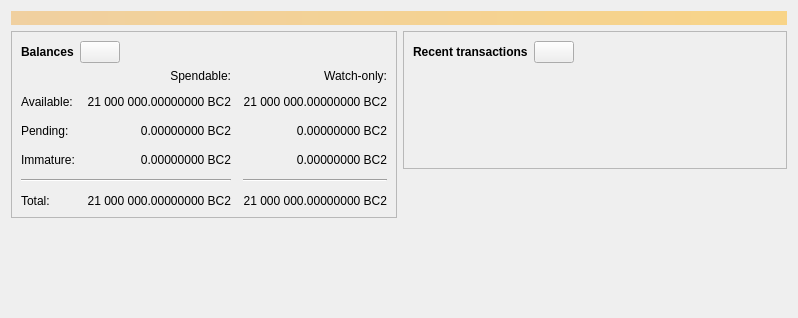
<?xml version="1.0" encoding="UTF-8"?>
<ui version="4.0">
 <class>OverviewPage</class>
 <widget class="QWidget" name="OverviewPage">
  <property name="geometry">
   <rect>
    <x>0</x>
    <y>0</y>
    <width>798</width>
    <height>318</height>
   </rect>
  </property>
  <property name="windowTitle">
   <string>Form</string>
  </property>
  <layout class="QVBoxLayout" name="topLayout">
   <item>
    <widget class="QLabel" name="labelAlerts">
     <property name="visible">
      <bool>false</bool>
     </property>
     <property name="styleSheet">
      <string notr="true">QLabel { background-color: qlineargradient(x1: 0, y1: 0, x2: 1, y2: 0, stop:0 #F0D0A0, stop:1 #F8D488); color:#000000; }</string>
     </property>
     <property name="wordWrap">
      <bool>true</bool>
     </property>
     <property name="margin">
      <number>3</number>
     </property>
     <property name="textInteractionFlags">
      <set>Qt::TextSelectableByMouse</set>
     </property>
    </widget>
   </item>
   <item>
    <layout class="QHBoxLayout" name="horizontalLayout" stretch="1,1">
     <item>
      <layout class="QVBoxLayout" name="verticalLayout_2">
       <item>
        <widget class="QFrame" name="frame">
         <property name="frameShape">
          <enum>QFrame::StyledPanel</enum>
         </property>
         <property name="frameShadow">
          <enum>QFrame::Raised</enum>
         </property>
         <layout class="QVBoxLayout" name="verticalLayout_4">
          <item>
           <layout class="QHBoxLayout" name="horizontalLayout_4">
            <item>
             <widget class="QLabel" name="label_5">
              <property name="font">
               <font>
                <weight>75</weight>
                <bold>true</bold>
               </font>
              </property>
              <property name="text">
               <string>Balances</string>
              </property>
             </widget>
            </item>
            <item>
             <widget class="QPushButton" name="labelWalletStatus">
              <property name="enabled">
               <bool>true</bool>
              </property>
              <property name="maximumSize">
               <size>
                <width>45</width>
                <height>16777215</height>
               </size>
              </property>
              <property name="toolTip">
               <string>The displayed information may be out of date. Your wallet automatically synchronizes with the BitcoinII network after a connection is established, but this process has not completed yet.</string>
              </property>
              <property name="text">
               <string/>
              </property>
              <property name="icon">
               <iconset resource="../bitcoinII.qrc">
                <normaloff>:/icons/warning</normaloff>
                <disabledoff>:/icons/warning</disabledoff>:/icons/warning</iconset>
              </property>
              <property name="iconSize">
               <size>
                <width>24</width>
                <height>24</height>
               </size>
              </property>
             </widget>
            </item>
            <item>
             <spacer name="horizontalSpacer_3">
              <property name="orientation">
               <enum>Qt::Horizontal</enum>
              </property>
              <property name="sizeHint" stdset="0">
               <size>
                <width>40</width>
                <height>20</height>
               </size>
              </property>
             </spacer>
            </item>
           </layout>
          </item>
          <item>
           <layout class="QGridLayout" name="gridLayout">
            <property name="spacing">
             <number>12</number>
            </property>
            <item row="2" column="2">
             <widget class="QLabel" name="labelWatchPending">
              <property name="cursor">
               <cursorShape>IBeamCursor</cursorShape>
              </property>
              <property name="toolTip">
               <string>Unconfirmed transactions to watch-only addresses</string>
              </property>
              <property name="text">
               <string notr="true">0.00000000 BC2</string>
              </property>
              <property name="alignment">
               <set>Qt::AlignRight|Qt::AlignTrailing|Qt::AlignVCenter</set>
              </property>
              <property name="textInteractionFlags">
               <set>Qt::LinksAccessibleByMouse|Qt::TextSelectableByKeyboard|Qt::TextSelectableByMouse</set>
              </property>
             </widget>
            </item>
            <item row="2" column="1">
             <widget class="QLabel" name="labelUnconfirmed">
              <property name="cursor">
               <cursorShape>IBeamCursor</cursorShape>
              </property>
              <property name="toolTip">
               <string>Total of transactions that have yet to be confirmed, and do not yet count toward the spendable balance</string>
              </property>
              <property name="text">
               <string notr="true">0.00000000 BC2</string>
              </property>
              <property name="alignment">
               <set>Qt::AlignRight|Qt::AlignTrailing|Qt::AlignVCenter</set>
              </property>
              <property name="textInteractionFlags">
               <set>Qt::LinksAccessibleByMouse|Qt::TextSelectableByKeyboard|Qt::TextSelectableByMouse</set>
              </property>
             </widget>
            </item>
            <item row="3" column="2">
             <widget class="QLabel" name="labelWatchImmature">
              <property name="cursor">
               <cursorShape>IBeamCursor</cursorShape>
              </property>
              <property name="toolTip">
               <string>Mined balance in watch-only addresses that has not yet matured</string>
              </property>
              <property name="text">
               <string notr="true">0.00000000 BC2</string>
              </property>
              <property name="alignment">
               <set>Qt::AlignRight|Qt::AlignTrailing|Qt::AlignVCenter</set>
              </property>
              <property name="textInteractionFlags">
               <set>Qt::LinksAccessibleByMouse|Qt::TextSelectableByKeyboard|Qt::TextSelectableByMouse</set>
              </property>
             </widget>
            </item>
            <item row="4" column="0" colspan="2">
             <widget class="Line" name="line">
              <property name="orientation">
               <enum>Qt::Horizontal</enum>
              </property>
             </widget>
            </item>
            <item row="4" column="2">
             <widget class="Line" name="lineWatchBalance">
              <property name="sizePolicy">
               <sizepolicy hsizetype="Preferred" vsizetype="Fixed">
                <horstretch>0</horstretch>
                <verstretch>0</verstretch>
               </sizepolicy>
              </property>
              <property name="minimumSize">
               <size>
                <width>140</width>
                <height>0</height>
               </size>
              </property>
              <property name="orientation">
               <enum>Qt::Horizontal</enum>
              </property>
             </widget>
            </item>
            <item row="5" column="0">
             <widget class="QLabel" name="labelTotalText">
              <property name="text">
               <string>Total:</string>
              </property>
             </widget>
            </item>
            <item row="3" column="1">
             <widget class="QLabel" name="labelImmature">
              <property name="cursor">
               <cursorShape>IBeamCursor</cursorShape>
              </property>
              <property name="toolTip">
               <string>Mined balance that has not yet matured</string>
              </property>
              <property name="text">
               <string notr="true">0.00000000 BC2</string>
              </property>
              <property name="alignment">
               <set>Qt::AlignRight|Qt::AlignTrailing|Qt::AlignVCenter</set>
              </property>
              <property name="textInteractionFlags">
               <set>Qt::LinksAccessibleByMouse|Qt::TextSelectableByKeyboard|Qt::TextSelectableByMouse</set>
              </property>
             </widget>
            </item>
            <item row="2" column="3">
             <spacer name="horizontalSpacer_2">
              <property name="orientation">
               <enum>Qt::Horizontal</enum>
              </property>
              <property name="sizeHint" stdset="0">
               <size>
                <width>40</width>
                <height>20</height>
               </size>
              </property>
             </spacer>
            </item>
            <item row="3" column="0">
             <widget class="QLabel" name="labelImmatureText">
              <property name="text">
               <string>Immature:</string>
              </property>
             </widget>
            </item>
            <item row="5" column="1">
             <widget class="QLabel" name="labelTotal">
              <property name="cursor">
               <cursorShape>IBeamCursor</cursorShape>
              </property>
              <property name="toolTip">
               <string>Your current total balance</string>
              </property>
              <property name="text">
               <string notr="true">21 000 000.00000000 BC2</string>
              </property>
              <property name="alignment">
               <set>Qt::AlignRight|Qt::AlignTrailing|Qt::AlignVCenter</set>
              </property>
              <property name="textInteractionFlags">
               <set>Qt::LinksAccessibleByMouse|Qt::TextSelectableByKeyboard|Qt::TextSelectableByMouse</set>
              </property>
             </widget>
            </item>
            <item row="5" column="2">
             <widget class="QLabel" name="labelWatchTotal">
              <property name="cursor">
               <cursorShape>IBeamCursor</cursorShape>
              </property>
              <property name="toolTip">
               <string>Current total balance in watch-only addresses</string>
              </property>
              <property name="text">
               <string notr="true">21 000 000.00000000 BC2</string>
              </property>
              <property name="alignment">
               <set>Qt::AlignRight|Qt::AlignTrailing|Qt::AlignVCenter</set>
              </property>
              <property name="textInteractionFlags">
               <set>Qt::LinksAccessibleByMouse|Qt::TextSelectableByKeyboard|Qt::TextSelectableByMouse</set>
              </property>
             </widget>
            </item>
            <item row="0" column="2">
             <widget class="QLabel" name="labelWatchonly">
              <property name="text">
               <string>Watch-only:</string>
              </property>
              <property name="alignment">
               <set>Qt::AlignRight|Qt::AlignTrailing|Qt::AlignVCenter</set>
              </property>
             </widget>
            </item>
            <item row="1" column="0">
             <widget class="QLabel" name="labelBalanceText">
              <property name="text">
               <string>Available:</string>
              </property>
             </widget>
            </item>
            <item row="1" column="1">
             <widget class="QLabel" name="labelBalance">
              <property name="cursor">
               <cursorShape>IBeamCursor</cursorShape>
              </property>
              <property name="toolTip">
               <string>Your current spendable balance</string>
              </property>
              <property name="text">
               <string notr="true">21 000 000.00000000 BC2</string>
              </property>
              <property name="alignment">
               <set>Qt::AlignRight|Qt::AlignTrailing|Qt::AlignVCenter</set>
              </property>
              <property name="textInteractionFlags">
               <set>Qt::LinksAccessibleByMouse|Qt::TextSelectableByKeyboard|Qt::TextSelectableByMouse</set>
              </property>
             </widget>
            </item>
            <item row="1" column="2">
             <widget class="QLabel" name="labelWatchAvailable">
              <property name="cursor">
               <cursorShape>IBeamCursor</cursorShape>
              </property>
              <property name="toolTip">
               <string>Your current balance in watch-only addresses</string>
              </property>
              <property name="text">
               <string notr="true">21 000 000.00000000 BC2</string>
              </property>
              <property name="alignment">
               <set>Qt::AlignRight|Qt::AlignTrailing|Qt::AlignVCenter</set>
              </property>
              <property name="textInteractionFlags">
               <set>Qt::LinksAccessibleByMouse|Qt::TextSelectableByKeyboard|Qt::TextSelectableByMouse</set>
              </property>
             </widget>
            </item>
            <item row="2" column="0">
             <widget class="QLabel" name="labelPendingText">
              <property name="text">
               <string>Pending:</string>
              </property>
             </widget>
            </item>
            <item row="0" column="1">
             <widget class="QLabel" name="labelSpendable">
              <property name="text">
               <string>Spendable:</string>
              </property>
              <property name="alignment">
               <set>Qt::AlignRight|Qt::AlignTrailing|Qt::AlignVCenter</set>
              </property>
             </widget>
            </item>
           </layout>
          </item>
         </layout>
        </widget>
       </item>
       <item>
        <spacer name="verticalSpacer">
         <property name="orientation">
          <enum>Qt::Vertical</enum>
         </property>
         <property name="sizeHint" stdset="0">
          <size>
           <width>20</width>
           <height>40</height>
          </size>
         </property>
        </spacer>
       </item>
      </layout>
     </item>
     <item>
      <layout class="QVBoxLayout" name="verticalLayout_3">
       <item>
        <widget class="QFrame" name="frame_2">
         <property name="frameShape">
          <enum>QFrame::StyledPanel</enum>
         </property>
         <property name="frameShadow">
          <enum>QFrame::Raised</enum>
         </property>
         <layout class="QVBoxLayout" name="verticalLayout">
          <item>
           <layout class="QHBoxLayout" name="horizontalLayout_2">
            <item>
             <widget class="QLabel" name="label_4">
              <property name="font">
               <font>
                <weight>75</weight>
                <bold>true</bold>
               </font>
              </property>
              <property name="text">
               <string>Recent transactions</string>
              </property>
             </widget>
            </item>
            <item>
             <widget class="QPushButton" name="labelTransactionsStatus">
              <property name="enabled">
               <bool>true</bool>
              </property>
              <property name="maximumSize">
               <size>
                <width>45</width>
                <height>16777215</height>
               </size>
              </property>
              <property name="toolTip">
               <string>The displayed information may be out of date. Your wallet automatically synchronizes with the BitcoinII network after a connection is established, but this process has not completed yet.</string>
              </property>
              <property name="text">
               <string/>
              </property>
              <property name="icon">
               <iconset resource="../bitcoinII.qrc">
                <normaloff>:/icons/warning</normaloff>
                <disabledoff>:/icons/warning</disabledoff>:/icons/warning</iconset>
              </property>
              <property name="iconSize">
               <size>
                <width>24</width>
                <height>24</height>
               </size>
              </property>
             </widget>
            </item>
            <item>
             <spacer name="horizontalSpacer">
              <property name="orientation">
               <enum>Qt::Horizontal</enum>
              </property>
              <property name="sizeHint" stdset="0">
               <size>
                <width>40</width>
                <height>20</height>
               </size>
              </property>
             </spacer>
            </item>
           </layout>
          </item>
          <item>
           <widget class="TransactionOverviewWidget" name="listTransactions">
            <property name="styleSheet">
             <string notr="true">QListView { background: transparent; }</string>
            </property>
            <property name="frameShape">
             <enum>QFrame::NoFrame</enum>
            </property>
            <property name="verticalScrollBarPolicy">
             <enum>Qt::ScrollBarAlwaysOff</enum>
            </property>
            <property name="horizontalScrollBarPolicy">
             <enum>Qt::ScrollBarAlwaysOff</enum>
            </property>
            <property name="sizeAdjustPolicy">
             <enum>QAbstractScrollArea::AdjustToContents</enum>
            </property>
            <property name="selectionMode">
             <enum>QAbstractItemView::NoSelection</enum>
            </property>
            <property name="uniformItemSizes">
             <bool>true</bool>
            </property>
           </widget>
          </item>
         </layout>
        </widget>
       </item>
       <item>
        <spacer name="verticalSpacer_2">
         <property name="orientation">
          <enum>Qt::Vertical</enum>
         </property>
         <property name="sizeHint" stdset="0">
          <size>
           <width>20</width>
           <height>40</height>
          </size>
         </property>
        </spacer>
       </item>
      </layout>
     </item>
    </layout>
   </item>
  </layout>
 </widget>
 <customwidgets>
  <customwidget>
   <class>TransactionOverviewWidget</class>
   <extends>QListView</extends>
   <header>qt/transactionoverviewwidget.h</header>
  </customwidget>
 </customwidgets>
 <resources/>
 <connections/>
</ui>
